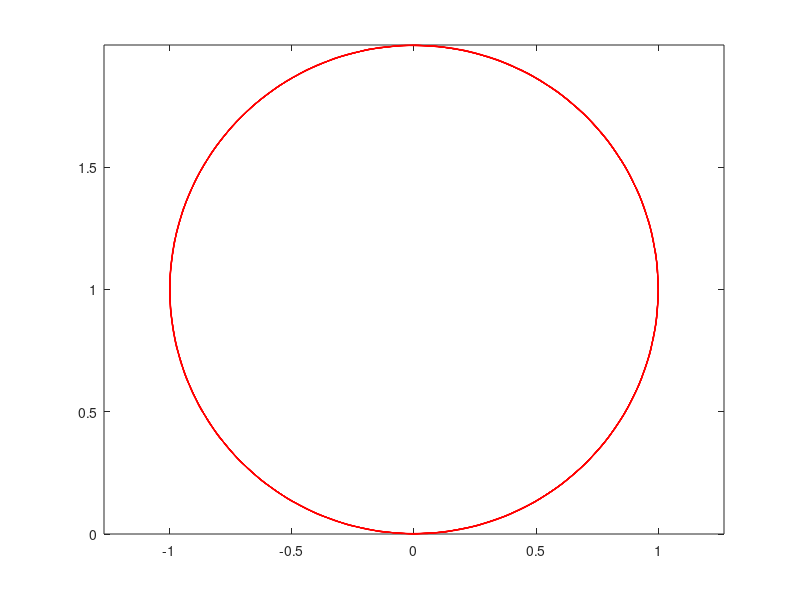

The MATLAB source for this figure:
clear all;
close all;

% Fall 1
% t = 0.0;          % tid (s)
% b = 1.0;          % hjulbasen (m)
% aR = 3.0;         % acceleration höger hjul (m/s^2)
% aL = 3.0;         % acceleration vänster hjul (m/s^2)
% wL = 1.0;         % hastighet vänster hjul (m/s)
% wR = 5.0;         % hastighet höger hjul (m/s)
% x0 = 0.0;         % start x-kordinat
% y0 = 0.0;         % Start y-kordinat
% theta0 = 0.0;     % startvinkel (rad)

% %Fall 2
% t = 0.0;          % tid (s)
% b = 1.0;          % hjulbasen (m)
% aR = 4.0;         % acceleration höger hjul (m/s^2)
% aL = 2.0;         % acceleration vänster hjul (m/s^2)
% wL = 2.0;         % hastighet vänster hjul (m/s)
% wR = 3.0;         % hastighet höger hjul (m/s)
% x0 = 0.0;         % start x-kordinat
% y0 = 0.0;         % Start y-kordinat
% theta0 = 0.0;     % startvinkel (rad)

%Fall 3
% t = 0.0;          % tid (s)
% b = 1.0;          % hjulbasen (m)
% aR = 1.0;         % acceleration höger hjul (m/s^2)
% aL = 3.0;         % acceleration vänster hjul (m/s^2)
% wL = 1.0;         % hastighet vänster hjul (m/s)
% wR = 6.0;         % hastighet höger hjul (m/s)
% x0 = 0.0;         % start x-kordinat
% y0 = 0.0;         % Start y-kordinat
% theta0 = 0.0;     % startvinkel (rad)


% Fall 4 (för uppg. 6)
t = 0.0;          % tid (s)
b = 1.0;          % hjulbasen (m)
aR = 1.2;         % acceleration höger hjul (m/s^2)
aL = 0.4;         % acceleration vänster hjul (m/s^2)
wL = 1.0;         % hastighet vänster hjul (m/s)
wR = 3.0;         % hastighet höger hjul (m/s)
x0 = 0.0;         % start x-kordinat
y0 = 0.0;         % Start y-kordinat
theta0 = 0.0;     % startvinkel (rad)

tslut = 10; % 10 sekunder

function ds = fvel(t, s, b, aL, aR, wL, wR, theta0)
    B = (wR + wL) ./ 2;
    D = (wR - wL) ./ b;
    C = (aR - aL) ./ (2*b);
    A = (aR + aL) ./ 2;

    dxdt = (A * t + B) * cos(C * (t^2) + D * t + theta0);
    dydt = (A * t + B) * sin(C * (t^2) + D * t + theta0);
    dthetadt = 2 * C * t + D;

    ds = [dxdt,dydt,dthetadt]';
end

% test

tspann = [0, tslut];
s0 = [x0, y0, theta0];
options = odeset( 'RelTol' ,1e-6 , 'AbsTol' ,1e-6);
[t,s] = ode45(@(t,s) fvel(t,s,b,aL,aR,wL,wR,theta0), tspann, s0, options);

plot(s(:,1), s(:,2), 'r');
axis equal

% Analytisk metod
B = (wR + wL) ./ 2;
D = (wR - wL) ./ b;

x_exakt = @(t) x0 + (B/D) * (sin(D*t + theta0) - sin(theta0));
y_exakt = @(t) y0 - (B/D) * (cos(D*t + theta0) - cos(theta0));

xlosningar = x_exakt(t);
ylosningar = y_exakt(t);

felvektorx = abs(xlosningar - s(:,1));
felvektory = abs(ylosningar - s(:,2));

%plot(t, [felvektory,felvektorx]);
%grid on
%xlabel('t')
%ylabel('x,y')

%length(t)
